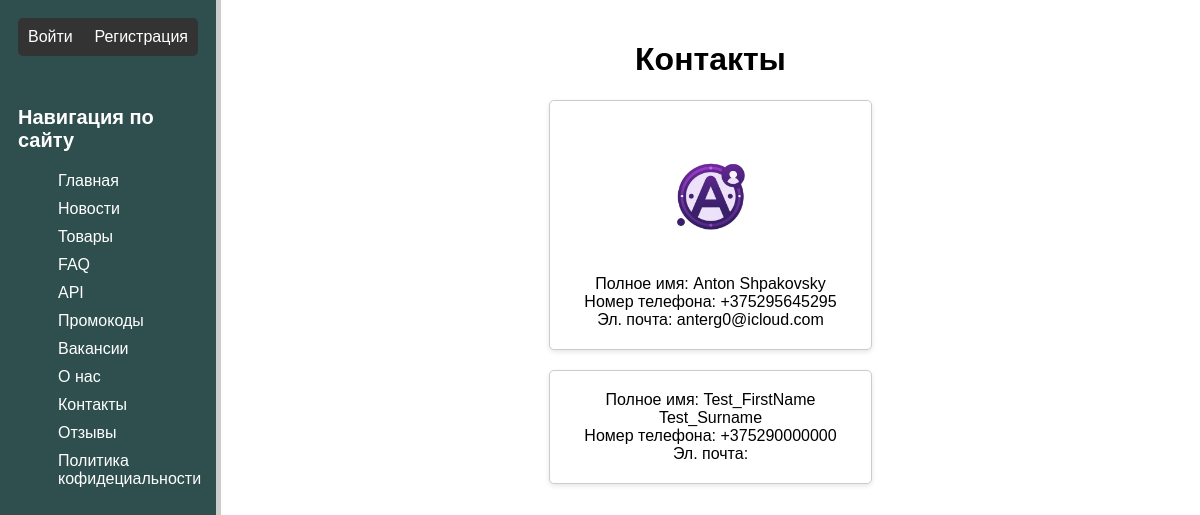
Screenshot of /contacts with the database file from the repository.
### IGI/models.py (models this page shows, shortened)
class User(AbstractUser):
    is_employee = models.BooleanField('Сотрудник?', default=False)
    phone_regex = RegexValidator(regex=r'((\+375)?(29|33|44|25)\d{7})', message="Номер телефона должен быть в формате: '+375XXXXXXXXX'.")
    phone = models.CharField('Номер телефона', validators=[phone_regex], max_length=17, blank=True)
    city = models.CharField('Город', max_length=100)
    address = models.TextField('Адрес')
    date_of_birth = models.DateField('Дата рождения', blank=True, null=True)
    profile_picture = models.ImageField(upload_to='profile_pictures/', blank=True, null=True)

### IGI/views.py (the view)
# urls.py: path('contacts', views.contacts_view, name='contacts-view'),
def contacts_view(request):
    contacts = User.objects.filter(Q(is_employee=True) | Q(is_superuser=True))
    data = {
        'contacts': contacts
    }
    return render(request, 'contacts.html', data)

### IGI/templates/contacts.html (shortened to what this page needs)
{% extends 'layout.html' %}
{% block main %}
    <div class="features">
        <h1>Контакты</h1>
        {% if contacts %}
            {% for el in contacts %}
            <div class="news-item">
                {% if el.profile_picture %}
                    <img src="{{ el.profile_picture.url }}" width="150"><br>
                {% endif %}
                Полное имя: {{ el.first_name }} {{ el.last_name }}<br>
                Номер телефона: {{ el.phone }}<br>
                Эл. почта: {{ el.email }}
            </div>
            {% endfor %}
        {% else %}
            <h2>Такого быть не должно, но сотрудников нету.</h2>
        {% endif %}
    </div>
{% endblock %}

### IGI/static/css/home.css (style rules this page uses)
body { margin: 0; font-family: Arial, sans-serif; }
main .features { text-align: center; padding: 20px; display: flex; flex-direction: column; align-items: center; flex: 1; }
.news-item { width: 30%; background-color: #fff; border: 1px solid #ccc; border-radius: 5px; padding: 20px; box-shadow: 0 2px 5px rgba(0, 0, 0, 0.1); margin-bottom: 20px; }

### rows the page displays
User: profile_picture (picture), first_name "Anton", last_name "Shpakovsky", phone "+375295645295", email "anterg0@icloud.com"
User: first_name "Test_FirstName", last_name "Test_Surname", phone "+375290000000"
